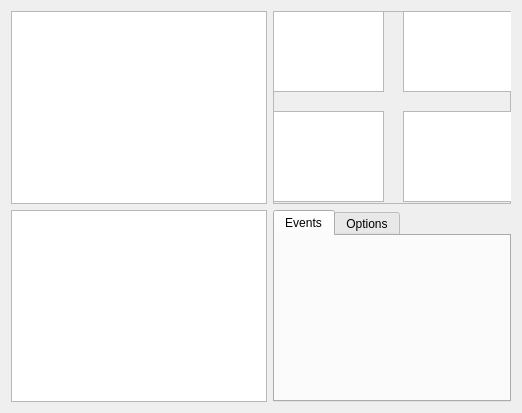
<?xml version="1.0" encoding="UTF-8"?>
<ui version="4.0">
 <class>Dialog</class>
 <widget class="QDialog" name="Dialog">
  <property name="geometry">
   <rect>
    <x>0</x>
    <y>0</y>
    <width>522</width>
    <height>413</height>
   </rect>
  </property>
  <property name="windowTitle">
   <string>Bluecherry Remote</string>
  </property>
  <layout class="QGridLayout" name="gridLayout">
   <item row="0" column="0">
    <widget class="QListView" name="listView"/>
   </item>
   <item row="1" column="2">
    <widget class="QTabWidget" name="tabWidget">
     <property name="currentIndex">
      <number>0</number>
     </property>
     <widget class="QWidget" name="tab">
      <attribute name="title">
       <string>Events</string>
      </attribute>
     </widget>
     <widget class="QWidget" name="tab_2">
      <attribute name="title">
       <string>Options</string>
      </attribute>
     </widget>
    </widget>
   </item>
   <item row="0" column="2">
    <widget class="QFrame" name="frame">
     <property name="frameShape">
      <enum>QFrame::StyledPanel</enum>
     </property>
     <property name="frameShadow">
      <enum>QFrame::Raised</enum>
     </property>
     <widget class="QGraphicsView" name="graphicsView">
      <property name="geometry">
       <rect>
        <x>0</x>
        <y>0</y>
        <width>111</width>
        <height>81</height>
       </rect>
      </property>
     </widget>
     <widget class="QGraphicsView" name="graphicsView_2">
      <property name="geometry">
       <rect>
        <x>130</x>
        <y>0</y>
        <width>111</width>
        <height>81</height>
       </rect>
      </property>
     </widget>
     <widget class="QGraphicsView" name="graphicsView_3">
      <property name="geometry">
       <rect>
        <x>0</x>
        <y>100</y>
        <width>111</width>
        <height>91</height>
       </rect>
      </property>
     </widget>
     <widget class="QGraphicsView" name="graphicsView_4">
      <property name="geometry">
       <rect>
        <x>130</x>
        <y>100</y>
        <width>111</width>
        <height>91</height>
       </rect>
      </property>
     </widget>
    </widget>
   </item>
   <item row="1" column="0">
    <widget class="QTextEdit" name="textEdit"/>
   </item>
  </layout>
 </widget>
 <resources/>
 <connections/>
</ui>
